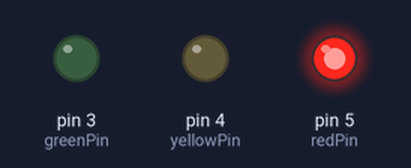
The sketch below on a simulated Arduino Uno, built with avr-gcc and run on an emulated ATmega328P. On the bench: output pins drawn as LEDs (lit = HIGH).

Above: at 10.0 s.
At 35.0 s:
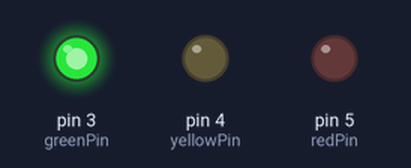
At 47.5 s:
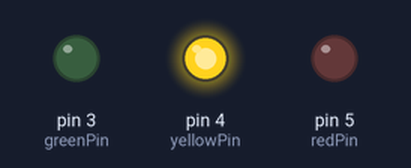
Timing chart, 0 to 65.0 s (numbered marks = the images above):
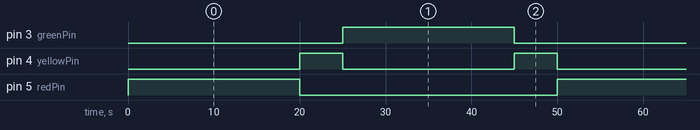

Measured:
- by itself, pin 3 (greenPin), pin 5 (redPin): alternates HIGH for 20.0 s and LOW for 30.0 s
- by itself, pin 4 (yellowPin): alternates HIGH for 5.0 s and LOW for 20.0 s
- by itself, everything shown: repeats every 50.0 s, in 8 steps

The sketch:

sketch.ino
```cpp
const int redPin = 5;
const int yellowPin = 4;
const int greenPin = 3;

enum TrafficState { RED, YELLOW, GREEN };
TrafficState currentState = RED;
bool afterGreen = false;  // Flag to track transition

void setup() {
    pinMode(redPin, OUTPUT);
    pinMode(yellowPin, OUTPUT);
    pinMode(greenPin, OUTPUT);

    currentState = RED;
    digitalWrite(redPin, HIGH); // Start with Red light
}

void loop() {
    switch (currentState) {
        case RED:
            // Turn on the Red light
            digitalWrite(redPin, HIGH);
            delay(20000); // Stay Red for 20 seconds
            digitalWrite(redPin, LOW); // Turn off Red light
            currentState = YELLOW;
            afterGreen = false; // Reset flag
            break;

        case YELLOW:
            // Turn on the Yellow light
            digitalWrite(yellowPin, HIGH);
            delay(5000); // Stay Yellow for 5 seconds
            digitalWrite(yellowPin, LOW); // Turn off Yellow light

            // Transition based on the afterGreen flag
            if (afterGreen) {
                currentState = RED;  // Go back to Red after Green
            } else {
                currentState = GREEN; // Go to Green after Red
                afterGreen = true;    // Set flag for next Yellow transition
            }
            break;

        case GREEN:
            // Turn on the Green light
            digitalWrite(greenPin, HIGH);
            delay(20000); // Stay Green for 20 seconds
            digitalWrite(greenPin, LOW); // Turn off Green light
            currentState = YELLOW; // Transition to Yellow
            break;
    }
}
```
